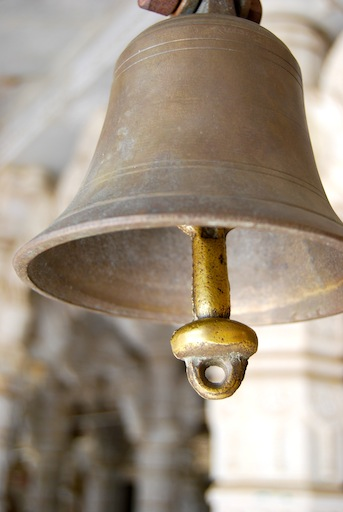
#> input picture Assignment2/input/bell.jpg, 343 x 512 px
$ jupyter execute q4.ipynb
#> lines starting #> are read from the running program, lines starting #| are printed output that depends on the picture
[cell 1]
import cv2
import matplotlib.pyplot as plt
import numpy as np

def conv(im,filt):
    orig_h,orig_w = im.shape
    filt_size = filt.shape[0]
    if filt_size%2 == 1:
        pad = filt_size//2
        pad_im = np.pad(im,(pad,pad),mode='constant')
#         new_h = pad_im.shape[0]/
#         new_w = pad_im.shape[1]
    else:
        filt = np.pad(filt,(1,0),mode='constant')
#         new_h = im.shape[0]
#         new_w = im.shape[1]

    kernel = np.flipud(np.fliplr(filt))
#     kernel = filt
    start_h = filt_size//2
    start_w = filt_size//2
#     print(orig_h,orig_w)

    new_h = (orig_h - filt_size + 2*(filt_size//2)) + 1
    new_w = (orig_w - filt_size + 2*(filt_size//2)) + 1
    output = np.zeros((new_h,new_w))
    i1=0
    for i in range(start_h,new_h - start_h):
        i2 = 0
        for j in range(start_w,new_w - start_w):
#             print(i,j)
#             print(np.arange((j-start_h),(j+start_h+1)))
#             print(np.arange((i-start_h),(i+start_h+1)))
            cur = im[(i-start_h):(i+start_h+1),(j-start_w):(j+start_w+1)]
            output[i1,i2] = np.sum(np.multiply(cur,kernel))
            i2=i2+1
        i1+=1

    return output

def hboost(im,window_size,wt):
    output = np.ones((window_size,window_size))
    output[((window_size)//2)][((window_size)//2)] = 1 - window_size**2 - wt
    output = output*-1
    return output

def highboost(im,window_size,wt):
    orig = im
    im = np.multiply((wt),im)
    all_pass = np.zeros((window_size,window_size))
    all_pass[window_size//2,window_size//2] = 1

    low_pass = np.ones((window_size,window_size))
#     ,dtype = np.float32)
    low_pass = low_pass/(window_size**2)
#     low_image = conv(im,low_pass)
    high_pass = all_pass - low_pass
#     blurred = cv2.GaussianBlur(im, (window_size, window_size), 0)
#     output = im - blurred
    high_img = conv(im,high_pass)
    output = im + high_img
#     print(output)
    return output

bell = cv2.imread('../input/bell.jpg',0)
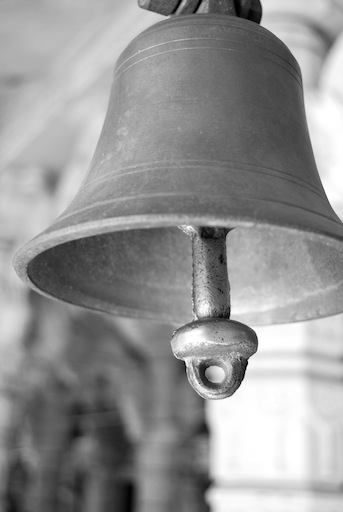
#> bell: shape (512, 343); min 0, max 255, mean 147.7
highboost = hboost(bell,7,10)
# highboost = highboost(bell,3,2)
highboost = conv(bell,highboost)
#> in conv, `pad_im = np.pad(im,(pad,pad),mode='constant')`:
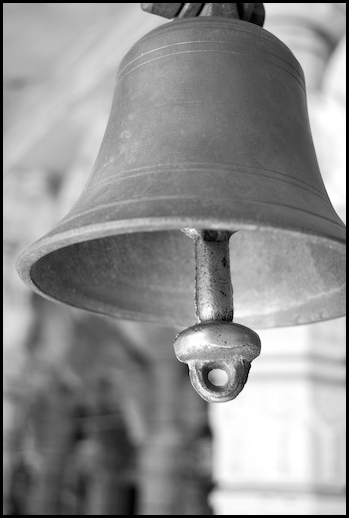
#> pad_im: shape (518, 349); min 0, max 255, mean 143.5
#> after the loop in conv, `for i in range(start_h,new_h - start_h):`:
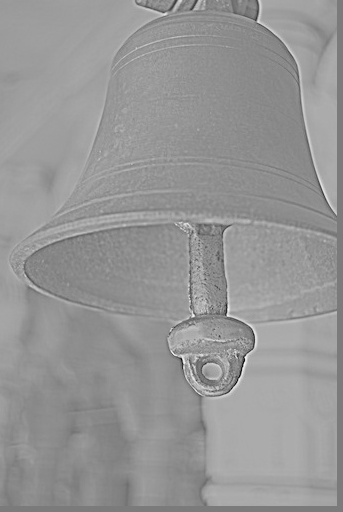
#> output: shape (512, 343) float64; min -6646, max 7042, mean 1428; drawn with min black and max white
#> after the loop in conv, `for i in range(start_h,new_h - start_h):`: i1 = 506
h = bell.shape[0]
#> h = 512
w = bell.shape[1]
#> w = 343

# [5 lines of commented-out code are left out]
plt.figure(figsize = (10,10))
plt.subplot(1,2,1)

plt.imshow(bell,'gray')
plt.title('original')
plt.subplot(1,2,2)
plt.imshow(highboost,'gray')
plt.title('highboost')
plt.show()
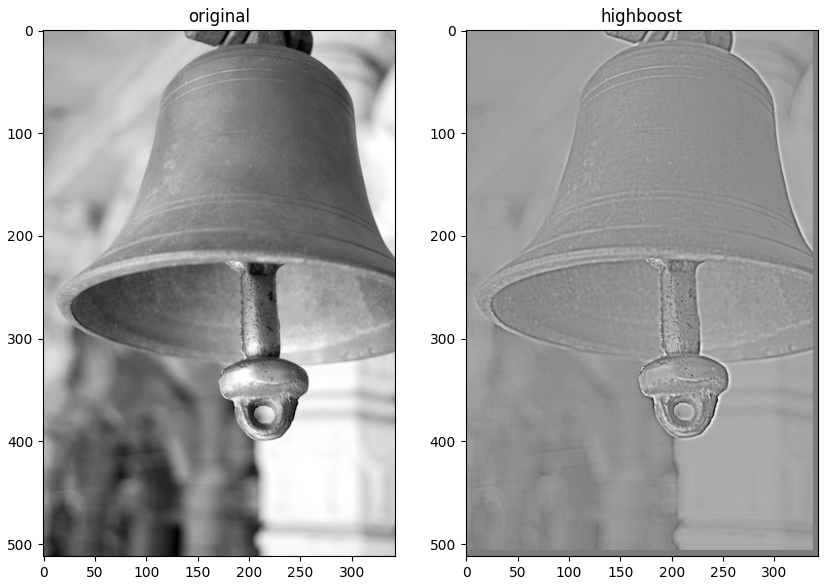
#> figure drawn by matplotlib, 2 panels

It is observed that as weight is incresed the output becomes more similar to the input image. When the window size is increased then the the edges become less prominant

[cell 2]
im2 = cv2.imread('../input/cubes.png',0)
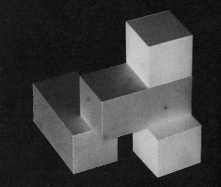
#> input picture Assignment2/input/cubes.png, 221 x 187 px
#> im2 is the input picture: shape (187, 221); min 3, max 211, mean 63.5
highboost2 = hboost(im2,5,20)
#> highboost2 = [[-1, -1, -1, -1, -1], [-1, -1, -1, -1, -1], [-1, -1, 44, -1, -1], [-1, -1, -1, -1, -1], [-1, -1, -1, -1, -1]]
# highboost = highboost(bell,3,2)
highboost2 = conv(im2,highboost2)
#> in conv (call 2), `pad_im = np.pad(im,(pad,pad),mode='constant')`:
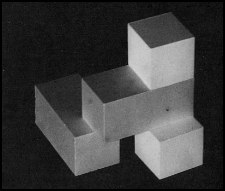
#> pad_im: shape (191, 225); min 0, max 211, mean 61.1
#> in conv (call 2), `kernel = np.flipud(np.fliplr(filt))`: kernel has the same summary as highboost2 outside conv
#> after the loop in conv (call 2), `for i in range(start_h,new_h - start_h):`:
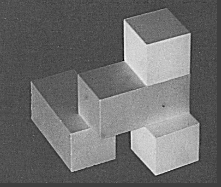
#> output: shape (187, 221) float64; min -1710, max 5196, mean 1253.9; drawn with min black and max white
#> after the loop in conv (call 2), `for i in range(start_h,new_h - start_h):`: i1 = 183
# cv2.normalize(highboost2,highboost2, 0, 255, cv2.NORM_MINMAX)
# highboost2 = highboost2.astype('uint8')

plt.figure(figsize = (10,10))
plt.subplot(1,2,1)

plt.imshow(im2,'gray')
plt.title('original')
plt.subplot(1,2,2)
plt.imshow(highboost2,'gray')
plt.title('highboost')
plt.show()
